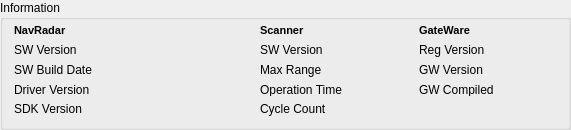
         <widget class="QGroupBox" name="groupInformation">
          <property name="minimumSize">
           <size>
            <width>571</width>
            <height>119</height>
           </size>
          </property>
          <property name="maximumSize">
           <size>
            <width>571</width>
            <height>130</height>
           </size>
          </property>
          <property name="title">
           <string>Information</string>
          </property>
          <layout class="QGridLayout" name="layoutInformation">
           <property name="topMargin">
            <number>4</number>
           </property>
           <property name="horizontalSpacing">
            <number>14</number>
           </property>
           <item row="0" column="0" colspan="2">
            <widget class="QLabel" name="label_3">
             <property name="font">
              <font>
               <family>MS Shell Dlg 2</family>
               <pointsize>8</pointsize>
               <weight>75</weight>
               <italic>false</italic>
               <bold>true</bold>
               <underline>false</underline>
               <strikeout>false</strikeout>
              </font>
             </property>
             <property name="text">
              <string>NavRadar</string>
             </property>
            </widget>
           </item>
           <item row="0" column="2" colspan="2">
            <widget class="QLabel" name="label_7">
             <property name="font">
              <font>
               <family>MS Shell Dlg 2</family>
               <pointsize>8</pointsize>
               <weight>75</weight>
               <italic>false</italic>
               <bold>true</bold>
               <underline>false</underline>
               <strikeout>false</strikeout>
              </font>
             </property>
             <property name="text">
              <string>Scanner</string>
             </property>
            </widget>
           </item>
           <item row="0" column="4" colspan="2">
            <widget class="QLabel" name="label_14">
             <property name="font">
              <font>
               <family>MS Shell Dlg 2</family>
               <pointsize>8</pointsize>
               <weight>75</weight>
               <italic>false</italic>
               <bold>true</bold>
               <underline>false</underline>
               <strikeout>false</strikeout>
              </font>
             </property>
             <property name="text">
              <string>GateWare</string>
             </property>
            </widget>
           </item>
           <item row="1" column="0">
            <widget class="QLabel" name="label_4">
             <property name="text">
              <string>SW Version</string>
             </property>
            </widget>
           </item>
           <item row="1" column="1">
            <widget class="QLabel" name="labelNavRadarSWVersion">
             <property name="minimumSize">
              <size>
               <width>140</width>
               <height>0</height>
              </size>
             </property>
            </widget>
           </item>
           <item row="1" column="2">
            <widget class="QLabel" name="label_8">
             <property name="text">
              <string>SW Version</string>
             </property>
            </widget>
           </item>
           <item row="1" column="3">
            <widget class="QLabel" name="labelScannerSWVersion"/>
           </item>
           <item row="1" column="4">
            <widget class="QLabel" name="labelRegVersion_">
             <property name="text">
              <string>Reg Version</string>
             </property>
            </widget>
           </item>
           <item row="1" column="5">
            <widget class="QLabel" name="labelRegVersion"/>
           </item>
           <item row="2" column="0">
            <widget class="QLabel" name="label_5">
             <property name="text">
              <string>SW Build Date</string>
             </property>
            </widget>
           </item>
           <item row="2" column="1">
            <widget class="QLabel" name="labelNavRadarSWBuildDate">
             <property name="font">
              <font>
               <family>MS Shell Dlg 2</family>
               <pointsize>8</pointsize>
               <weight>50</weight>
               <italic>false</italic>
               <bold>false</bold>
               <underline>false</underline>
               <strikeout>false</strikeout>
              </font>
             </property>
            </widget>
           </item>
           <item row="2" column="2">
            <widget class="QLabel" name="labelMaxRange_">
             <property name="text">
              <string>Max Range</string>
             </property>
            </widget>
           </item>
           <item row="2" column="3">
            <widget class="QLabel" name="labelMaxRange">
             <property name="font">
              <font>
               <family>MS Shell Dlg 2</family>
               <pointsize>8</pointsize>
               <weight>50</weight>
               <italic>false</italic>
               <bold>false</bold>
               <underline>false</underline>
               <strikeout>false</strikeout>
              </font>
             </property>
            </widget>
           </item>
           <item row="2" column="4">
            <widget class="QLabel" name="labelGWVersion_">
             <property name="text">
              <string>GW Version</string>
             </property>
            </widget>
           </item>
           <item row="2" column="5">
            <widget class="QLabel" name="labelGWVersion">
             <property name="font">
              <font>
               <family>MS Shell Dlg 2</family>
               <pointsize>8</pointsize>
               <weight>50</weight>
               <italic>false</italic>
               <bold>false</bold>
               <underline>false</underline>
               <strikeout>false</strikeout>
              </font>
             </property>
            </widget>
           </item>
           <item row="3" column="0">
            <widget class="QLabel" name="label_6">
             <property name="text">
              <string>Driver Version</string>
             </property>
            </widget>
           </item>
           <item row="3" column="1">
            <widget class="QLabel" name="labelDriverVersion"/>
           </item>
           <item row="3" column="2">
            <widget class="QLabel" name="labelOperationTime_">
             <property name="text">
              <string>Operation Time</string>
             </property>
            </widget>
           </item>
           <item row="3" column="3">
            <widget class="QLabel" name="labelOperationTime">
             <property name="font">
              <font>
               <family>MS Shell Dlg 2</family>
               <pointsize>8</pointsize>
               <weight>50</weight>
               <italic>false</italic>
               <bold>false</bold>
               <underline>false</underline>
               <strikeout>false</strikeout>
              </font>
             </property>
            </widget>
           </item>
           <item row="3" column="4">
            <widget class="QLabel" name="labelGWCompiled_">
             <property name="text">
              <string>GW Compiled</string>
             </property>
            </widget>
           </item>
           <item row="3" column="5">
            <widget class="QLabel" name="labelGWCompiled"/>
           </item>
           <item row="4" column="0">
            <widget class="QLabel" name="labelSDKVersion_">
             <property name="text">
              <string>SDK Version</string>
             </property>
            </widget>
           </item>
           <item row="4" column="1">
            <widget class="QLabel" name="labelSDKVersion"/>
           </item>
           <item row="4" column="2">
            <widget class="QLabel" name="label">
             <property name="text">
              <string>Cycle Count</string>
             </property>
            </widget>
           </item>
           <item row="4" column="3">
            <widget class="QLabel" name="labelCycleCount"/>
           </item>
           <item row="4" column="5">
            <widget class="QLabel" name="labelGateWareSPSURevision"/>
           </item>
          </layout>
         </widget>
